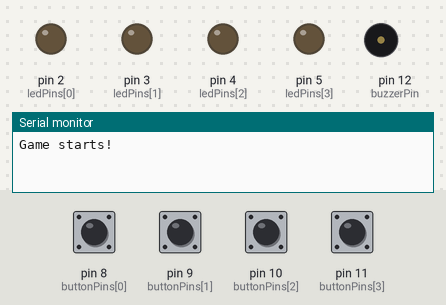
The sketch below on a simulated Arduino Uno, built with avr-gcc and run on an emulated ATmega328P. Parts: output pins drawn as LEDs (lit = HIGH), buzzer (waves = sounding), the last lines printed to the serial monitor. The inputs (shaded band) are chosen by the test bench; at power-on: pin 8 (buttonPins[0]), pin 9 (buttonPins[1]), pin 10 (buttonPins[2]), pin 11 (buttonPins[3]) HIGH. Random numbers use the default seed unless the sketch sets one.

Above: at 1.2 s.
1.3 s: pin 8 (buttonPins[0]) pulled LOW for 0.15 s
At 1.8 s:
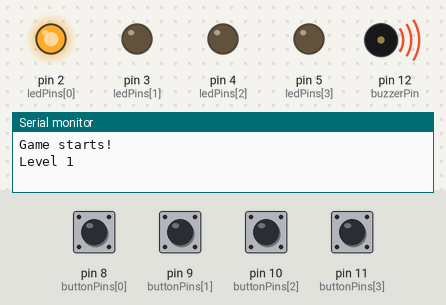
3.4 s: pin 9 (buttonPins[1]) pulled LOW for 0.15 s
At 4.5 s:
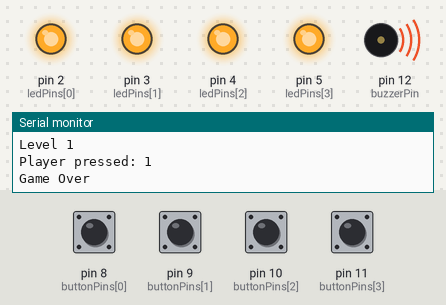
6.2 s: pin 10 (buttonPins[2]) pulled LOW for 0.15 s
At 6.7 s:
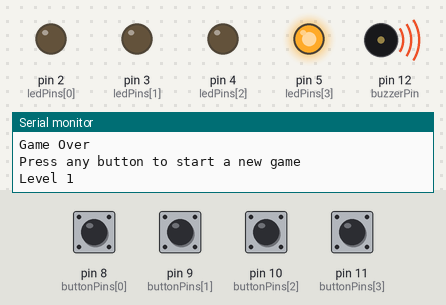
8.3 s: pin 11 (buttonPins[3]) pulled LOW for 0.15 s
At 10.7 s:
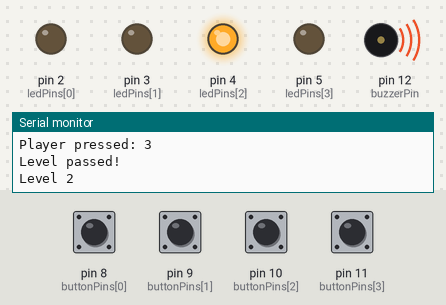
11.4 s: pin 8 (buttonPins[0]) pulled LOW for 1 s
At 14.1 s:
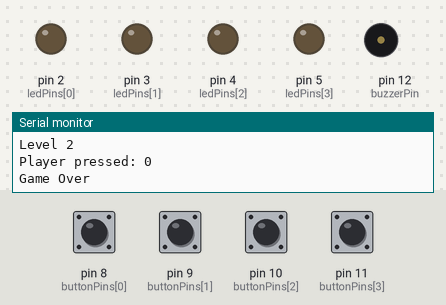
Timing chart, 0 to 15.6 s (numbered marks = the images above; inputs shaded):
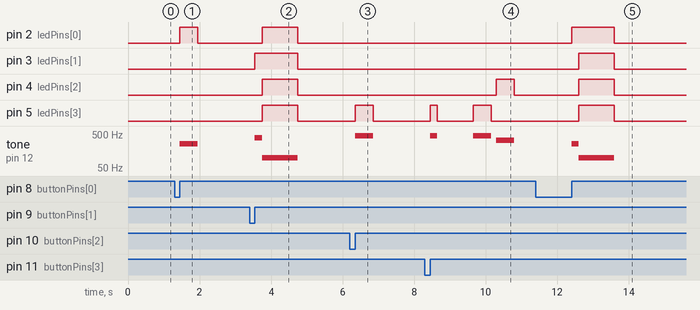

The sketch:

memory_game.ino
```cpp
/*
  Arduino: Memory Game

  A 4-button, 4-LED memory game. The Arduino plays a sequence,
  and the player must repeat it. The sequence gets one step
  longer each round.
*/

// Pin Definitions
// Arrays for the pins make the code much cleaner
const int ledPins[] = {2, 3, 4, 5};     // Green, Red, Yellow, Blue
const int buttonPins[] = {8, 9, 10, 11}; // Green, Red, Yellow, Blue
const int buzzerPin = 12;

// Tones for the notes (C, G, E, A)
const int tones[] = {262, 392, 330, 440};

// Game Logic Variables
int gameSequence[100]; // An array to store the game's sequence
int level = 1;         // The current level (and length of sequence)
int playerIndex = 0;   // The index of the button the player is pressing

// Game States
enum GameState {
  START_UP,      // Waiting for the game to start
  COMPUTER_TURN, // Computer plays the sequence
  PLAYER_TURN,   // Player's turn to repeat
  GAME_OVER      // Player made a mistake
};

GameState currentState = START_UP; // Start in START_UP mode

// Setup: Runs only once at the beginning
void setup() {
  Serial.begin(9600); // For debugging

  // Initialize all the pins using for loops
  for (int i = 0; i < 4; i++) {
    pinMode(ledPins[i], OUTPUT);
    pinMode(buttonPins[i], INPUT_PULLUP); // Use the internal pull up resistor
  }
  pinMode(buzzerPin, OUTPUT);

  // Use a floating analog pin to get a true random number
  randomSeed(analogRead(A0));

  Serial.println("Game starts!"); // For debugging
}

// Main Loop: Runs forever
void loop() {
  switch (currentState) {
    case START_UP:
      // Wait for any button press to start the game
      if (checkAnyButton()) {
        startGame();
      }
      break;

    case COMPUTER_TURN:
      playComputerTurn();
      break;

    case PLAYER_TURN:
      getPlayerTurn();
      break;

    case GAME_OVER:
      playGameOver();
      break;
  }
}

// Game Functions

void startGame() {
  level = 1;
  playerIndex = 0;
  currentState = COMPUTER_TURN; // Move to the computer's turn
}

void playComputerTurn() {
  Serial.print("Level "); // For debugging
  Serial.println(level);

  // Add one new random step to the sequence
  gameSequence[level - 1] = random(0, 4); // 0, 1, 2, or 3; each representing a color

  // Play back the entire sequence from the beginning
  for (int i = 0; i < level; i++) {
    int currentStep = gameSequence[i];
    flashLed(currentStep, 500); // Flash the LED for 500ms; decrease the value to increase the difficulty
    delay(150); // Pause between flashes
  }

  // Switch to the player's turn
  playerIndex = 0;
  currentState = PLAYER_TURN;
}

void getPlayerTurn() {
  // Check if any button is pressed
  int buttonPressed = checkButtons();

  if (buttonPressed != -1) { // A button was pressed
    Serial.print("Player pressed: "); // For debugging
    Serial.println(buttonPressed);

    flashLed(buttonPressed, 200); // Flash the button they pressed

    // Check if it is the correct button
    if (buttonPressed == gameSequence[playerIndex]) {
      // If it is correct
      playerIndex++; // Move to the next step in the sequence

      // Check if the player has finished the whole sequence
      if (playerIndex == level) {
        Serial.println("Level passed!");
        level++; // Next level!
        delay(1000); // Pause before the computer's next turn
        currentState = COMPUTER_TURN;
      }

    } else {
      // If it is not correct
      Serial.println("Game Over");
      currentState = GAME_OVER;
    }
  }
}

void playGameOver() {
  // Flash all lights and play a lose sound
  for (int i = 0; i < 4; i++) {
    digitalWrite(ledPins[i], HIGH);
  }
  tone(buzzerPin, 100, 1000); // Low tone
  delay(1000);

  // Turn all lights off
  for (int i = 0; i < 4; i++) {
    digitalWrite(ledPins[i], LOW);
  }

  // Reset and wait for the next game
  delay(1000);
  currentState = START_UP;
  Serial.println("Press any button to start a new game");
}


// Helper Functions

// Flashes an LED and plays its corresponding tone
void flashLed(int index, int duration) {
  digitalWrite(ledPins[index], HIGH);
  tone(buzzerPin, tones[index], duration);
  delay(duration);
  digitalWrite(ledPins[index], LOW);
  noTone(buzzerPin);
}

// Checks if any button is pressed.
// Returns the index (0-3) or -1 if no button is pressed.
int checkButtons() {
  for (int i = 0; i < 4; i++) {
    // Since we are using input pullup LOW means pressed (active-low)
    if (digitalRead(buttonPins[i]) == LOW) {
      delay(50); // Simple debounce to prevent false reads

      // This loop does nothing (and holds the program)
      // until the button is no longer LOW (is released)
      while(digitalRead(buttonPins[i]) == LOW) {
        // do nothing
      }
      return i; // return the button that was pressed
    }
  }
  return -1; // No button pressed
}
// A simple check for the start of the game
bool checkAnyButton() {
  for (int i = 0; i < 4; i++) {
    if (digitalRead(buttonPins[i]) == LOW) {
      delay(50); // Debounce

      //  Wait for Release
      while(digitalRead(buttonPins[i]) == LOW) {
        // do nothing
      }
      return true;
    }
  }
  return false;
}
```

Measured:
- after the input at 1.3 s, pin 2 (ledPins[0]): LOW → HIGH after 0.15 s, → LOW 0.50 s later; tone on pin 12 (buzzerPin): silent → 262 Hz after 0.15 s, → silent 0.50 s later
- after the input at 3.4 s, pin 2 (ledPins[0]), pin 4 (ledPins[2]), pin 5 (ledPins[3]): LOW → HIGH after 0.35 s, → LOW 1.0 s later; pin 3 (ledPins[1]): LOW → HIGH after 0.15 s, → LOW 1.2 s later; tone on pin 12 (buzzerPin): silent → 392 Hz after 0.15 s, → 100 Hz 0.20 s later, → silent 1.0 s later
- after the input at 6.2 s, pin 5 (ledPins[3]): LOW → HIGH after 0.15 s, → LOW 0.50 s later; tone on pin 12 (buzzerPin): silent → 440 Hz after 0.15 s, → silent 0.50 s later
- after the input at 8.3 s, pin 4 (ledPins[2]): LOW → HIGH after 2.0 s, → LOW 0.50 s later; pin 5 (ledPins[3]): LOW → HIGH after 0.15 s, → LOW 0.20 s later, → HIGH 1.0 s later, → LOW 0.50 s later; tone on pin 12 (buzzerPin): plays 440 Hz for 0.20 s, 440 Hz for 0.50 s, 330 Hz for 0.50 s, starting after 0.15 s
- after the input at 11.4 s, pin 2 (ledPins[0]): LOW → HIGH after 1.0 s, → LOW 1.2 s later; pin 3 (ledPins[1]), pin 4 (ledPins[2]), pin 5 (ledPins[3]): LOW → HIGH after 1.2 s, → LOW 1.0 s later; tone on pin 12 (buzzerPin): silent → 262 Hz after 1.0 s, → 100 Hz 0.20 s later, → silent 1.0 s later
